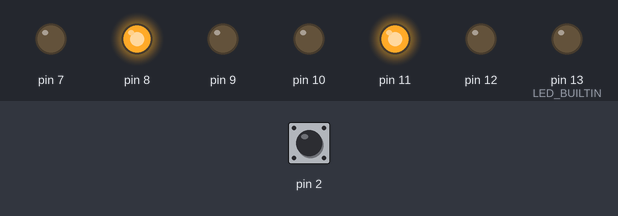
The sketch below on a simulated Arduino Uno, built with avr-gcc and run on an emulated ATmega328P. Shown: output pins drawn as LEDs (lit = HIGH). Inputs (shaded band) come from the test bench; at power-on: pin 2 HIGH. EEPROM starts erased. At 0.1 s the program stops and its outputs stay as they are.

Above: at 0.1 s.
Timing chart, 0 to 1.6 s (numbered marks = the images above):
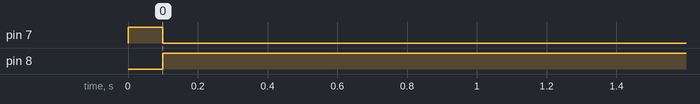

Measured:
- by itself, pin 7: HIGH → LOW at 0.10 s
- by itself, pin 8: LOW → HIGH at 0.10 s

The sketch:

shuttle.ino
```cpp
#include "LEDFlasher.h"
#include "SwitchEvent.h"
#include "settingsADC.h"
#include "storeEEPROM.h"#
#include "ShuttleStateMachine.h"
LEDFlasher builtinLED(LED_BUILTIN);
SwitchEvent pushSwitch(2);
SettingsADC sADC(A0);
struct EE_Entry EEData;
ShuttleStateMachine sm;

void setup() {
  // put your setup code here, to run once:
  detectorBegin();
  pwmSetup();
  EEData = storeEEPROM::read();
  if (EEData.magic != EXPECTEDMAGIC) {
    storeEEPROM::init();
    EEData = storeEEPROM::read();
  }
  Serial.println("Starting");
}


void loop() {
  // put your main code here, to run repeatedly:
  static int idx = 0;

  if (pushSwitch.poll()) {
    if (pushSwitch.pressDuration >= PRESS_DEBOUNCE && pushSwitch.pressDuration < PRESS_LONG) {
      idx++;
      if (idx > 3) idx = 0;
      if (pushSwitch.pressDuration > PRESS_LONG) idx = 0;
      builtinLED.reset();
    }
    if (pushSwitch.pressDuration >= PRESS_LONG) {
      EEData.maxSpeed = sADC.maxSpeed;
      EEData.speedChange_ms = sADC.speedChange_ms;
      EEData.stopDelay = sADC.stopDelay;
      EEData.magic = EXPECTEDMAGIC;
      storeEEPROM::write(EEData);
      idx = 0;
      builtinLED.reset();
    }
  }
  builtinLED.run(idx,pushSwitch.preemptDuration>=PRESS_LONG);
  sADC.update(idx, EEData);
  sm.update(sADC,detectorCheck(sm.activeDetector));

  RunMotor(sm.direction,sm.speed);
  overCurrentShutdown();
}
```

LEDFlasher.cpp
```cpp
#include "LEDFlasher.h"
#include <Arduino.h>

LEDFlasher::LEDFlasher(int pin) {
  pinMode(pin, OUTPUT);
  _pin = pin;
  LEDFlasher::reset();
}

LEDFlasher::~LEDFlasher() {
}

void LEDFlasher::reset() {
  digitalWrite(_pin, LOW);
  _cycleStartms = millis();
}

void LEDFlasher::run(int c, bool ledOverride) {
  unsigned long cycleTime;
  unsigned int subCycle;
  if (ledOverride) {
    digitalWrite(_pin, HIGH);
  } else {
    cycleTime = millis() - _cycleStartms;
    if (cycleTime > CYCLE) _cycleStartms += CYCLE;
    subCycle = cycleTime >> SUBCYCLESHIFT;
    if (subCycle < 2 * c) digitalWrite(_pin, subCycle & 0b1);
    else digitalWrite(_pin, LOW);
  }
}
```

LEDFlasher.h
```cpp
#ifndef LEDFLASHER_H
#define LEDFLASHER_H
#define CYCLE 2048
#define SUBCYCLESHIFT 7
class LEDFlasher
{
  public:
  LEDFlasher( int pin);
  ~LEDFlasher();
  void run(int value,bool ledOverride);
  void reset();
  private:
  unsigned long _cycleStartms;
  unsigned int _pin;
};
#endif
```

ShuttleStateMachine.cpp
```cpp
#include "ShuttleStateMachine.h"
#include "Arduino.h"

ShuttleStateMachine::ShuttleStateMachine()
{
  lastStateChange_ms=millis();
  state=RUN;
  activeDetector=DETBOTH;
  speed=0;
  _speedReached=0;
  direction=false;
}

ShuttleStateMachine::~ShuttleStateMachine()
{

}

void ShuttleStateMachine::update(SettingsADC settings, int det)
{
  long currentStateTime_ms;


  currentStateTime_ms=millis()-lastStateChange_ms;
  switch(state)
  {
    case RUN:
      if (speed<settings.maxSpeed)
      {
        speed=(float)currentStateTime_ms*(float)settings.speedChange_ms;
      } else speed=settings.maxSpeed;
      // If an active detector fires...
      if (det==1 || det==2)
      {
        state=DECEL;
        lastStateChange_ms=millis();
        if (det==1) activeDetector=DET2; else activeDetector=DET1;
        _speedReached=speed;
      }
      break;
    case DECEL:
      if (speed>0)
      {
        speed=_speedReached-((float)currentStateTime_ms*(float)settings.speedChange_ms);
      }
      else
      {
        speed=0;
        state=STOP;
        lastStateChange_ms=millis();
      }
      break;
      case STOP:
      {
        speed=0;
        if (currentStateTime_ms>=settings.stopDelay)
        {
          direction=!direction;
          state=RUN;
          lastStateChange_ms=millis();
        }
        break;
      }
      default:
      break;
  }
}
```

ShuttleStateMachine.h
```cpp
#ifndef SHUTTLESMH
#define SHUTTLESMH
#include "settingsADC.h"
#define RUN 0
#define DECEL 1
#define STOP 2

#define DETNONE 0
#define DET1 1
#define DET2 2
#define DETBOTH 3

class ShuttleStateMachine {
public:
  ShuttleStateMachine();
  ~ShuttleStateMachine();
  void update(SettingsADC settings,int det);
  int speed;
  bool direction;
  int activeDetector;
private:
  int state;
  long lastStateChange_ms;
  int _speedReached;
};
#endif
```

SwitchEvent.cpp
```cpp
#include "SwitchEvent.h"
#include <Arduino.h>

SwitchEvent::SwitchEvent(int pin)
{
  _pin=pin;
  pinMode(pin,INPUT_PULLUP);
}

SwitchEvent::~SwitchEvent()
{

}

bool SwitchEvent::poll()
{
  switchState=!digitalRead(_pin);
  if (switchState==LOW && lastSwitchState==HIGH) eventType=EVENT_FALLING;
  if (switchState==HIGH && lastSwitchState==LOW) eventType=EVENT_RISING;
  if (switchState==lastSwitchState) eventType=EVENT_NONE;
  lastSwitchState=switchState;

  if (eventType==EVENT_RISING) { downTime=millis(); }
  if (switchState==HIGH) {preemptDuration = millis()-downTime; }
  if (eventType==EVENT_FALLING)
  {
    pressDuration=millis()-downTime;
    preemptDuration=0;
    return(true);
  }
  else return false;
}
```

SwitchEvent.h
```cpp
#ifndef SWITCHEVENTH
#define SWITCHEVENTH
#define EVENT_NONE 0
#define EVENT_RISING 1
#define EVENT_FALLING 2
#define PRESS_DEBOUNCE 50
#define PRESS_LONG 2000
#include <Arduino.h>


class SwitchEvent
{
  public:
  SwitchEvent(int);
  ~SwitchEvent();
  bool poll();
  unsigned long pressDuration=0;
  unsigned long preemptDuration=0;
  uint8_t eventType=EVENT_NONE;
  uint8_t switchState=LOW;

  private:
  uint8_t lastSwitchState;
  unsigned long downTime;
  int _pin;
};
#endif
```

analogIO.h
```cpp
bool checkCurrentLimit(int pin, int stLim, int ltLim, int countMax);


//Threshold for limiting current
//Eg for 3A limit, 0.1 ohm Rsense, Vlimit=0.3v
//Assuming 5v Nano supply, 10 bit ADC
//Threshhold = (0.3/5)*1024 = 61.44
// These are now set in EEPROM
#define RSENSE 0.25
// Ohms law
#define CUR0_5A  (int)(0.5*(1024.0/5.0)*RSENSE)
#define CUR1_0A  (int)(1.0*(1024.0/5.0)*RSENSE)
#define CUR1_5A  (int)(1.5*(1024.0/5.0)*RSENSE)
#define CUR2_0A  (int)(2.0*(1024.0/5.0)*RSENSE)
#define CUR2_5A  (int)(2.5*(1024.0/5.0)*RSENSE)
#define CUR3_0A  (int)(3.0*(1024.0/5.0)*RSENSE)
#define CUR3_5A  (int)(3.5*(1024.0/5.0)*RSENSE)
#define CUR4_0A  (int)(4.0*(1024.0/5.0)*RSENSE)
#define CUR4_5A  (int)(4.5*(1024.0/5.0)*RSENSE)
#define CUR5_0A  (int)(5.0*(1024.0/5.0)*RSENSE)
#define CUR5_5A  (int)(5.5*(1024.0/5.0)*RSENSE)
#define CUR6_0A  (int)(6.0*(1024.0/5.0)*RSENSE)
#define CUR6_5A  (int)(6.5*(1024.0/5.0)*RSENSE)
#define CUR7_0A  (int)(7.0*(1024.0/5.0)*RSENSE)
#define CUR7_5A  (int)(7.5*(1024.0/5.0)*RSENSE)
#define CUR8_0A  (int)(8.0*(1024.0/5.0)*RSENSE)
#define CUR8_5A  (int)(8.5*(1024.0/5.0)*RSENSE)
#define CUR9_0A  (int)(9.0*(1024.0/5.0)*RSENSE)
```

analogIO.ino
```cpp
#include "analogIO.h"

#define ST_LIM CUR9_0A
#define LT_LIM CUR6_0A
#define LT_SAMPLES 100


void overCurrentShutdown()
{
if (checkCurrentLimit(A3,ST_LIM,LT_LIM,LT_SAMPLES))
{
  RunMotor(false,0);
  while(true) ; // Loop forever with motor off, will need a reset
 }
return;
}

bool checkCurrentLimit(int pin, int stLim, int ltLim, int countMax)
{
  int iVal;
  static int count=0;
  bool res;

  iVal=analogRead(pin);

  if (iVal<=stLim) res=false; else res=true;
  if (iVal<=ltLim) count=0;
  if (!res)
    {
      if (iVal>ltLim) count++;
      if (count>countMax) res=true;
    }
  //traceCurrentMeas(iVal);
  return(res);
}

void analogSetup() {
  // put your setup code here, to run once:
  analogReference(DEFAULT);
  pinMode(A3,INPUT);
}
```

detector.ino
```cpp
#include "Arduino.h"
#include "ShuttleStateMachine.h"
#define DETTRANSITIONS 10
#define DETTHRESH 500
void detectorBegin() {
  analogReference(DEFAULT);
  pinMode(A1, INPUT);
  pinMode(A2, INPUT);
  pinMode(8, OUTPUT);
  pinMode(7, OUTPUT);
  digitalWrite(7, HIGH);
  digitalWrite(8, LOW);
}

int detectorCheck(int activeDetector) {
  static unsigned int history1L[DETTRANSITIONS] = { 1023, 1023, 1023, 1023, 1023, 1023, 1023, 1023, 1023, 1023 };
  static unsigned int history2L[DETTRANSITIONS] = { 1023, 1023, 1023, 1023, 1023, 1023, 1023, 1023, 1023, 1023 };
  static unsigned int history1H[DETTRANSITIONS] = { 0, 0, 0, 0, 0, 0, 0, 0, 0 };
  static unsigned int history2H[DETTRANSITIONS] = { 0, 0, 0, 0, 0, 0, 0, 0, 0 };
  int a1,a2;
  static int idx1L = 0, idx1H = 0, idx2L = 0, idx2H = 0;
  static long lastTime = 0;
  static uint8_t out1 = 0, out2 = 1;
  long sum1L = 1, sum1H = 0, sum2L = 1, sum2H = 0;
  long res1, res2;

  if (millis() == lastTime) return (DETNONE);
  lastTime = millis();
  // Read the inputs

a1=analogRead(A1);
a2=analogRead(A2);


  if (out1==0) {history1L[idx1L++] = a1;} else {history1H[idx1H++]=a1;}
  if (out2==0) {history2L[idx2L++]=a2;} else {history2H[idx2H++]=a2;}

  if (idx1L>=DETTRANSITIONS) idx1L=0;
  if (idx1H>=DETTRANSITIONS) idx1H=0;
  if (idx2L>=DETTRANSITIONS) idx2L=0;
  if (idx2H>=DETTRANSITIONS) idx2H=0;
  if (out1==0) out1=1; else out1=0;
  if (out2==0) out2=1; else out2=0;
  digitalWrite(8,out1);
  digitalWrite(7,out2);

 // Detection logic
sum1L=0;
sum2L=0;
sum1H=0;
sum2H=0;
 for (int i=0;i<DETTRANSITIONS;i++)
 {
      sum1L = sum1L + history1L[i];
      sum1H = sum1H + history1H[i];
      sum2L = sum2L + history2L[i];
      sum2H = sum2H + history2H[i];
 }
res1=sum1H-sum1L;
res2=sum2H-sum2L;

if (activeDetector==DETBOTH)
{
      if (res1 >= DETTHRESH) return (DET1);
      if (res2 >= DETTHRESH) return (DET2);
}
if (activeDetector==DET1)
{
      if (res1 >= DETTHRESH) return (DET1);
}
if (activeDetector==DET2)
{
      if (res2 >= DETTHRESH) return (DET2);
}
return(DETNONE);
}
```

pwm_functions.ino
```cpp
void analogWriteVarF(byte pin, byte percent)
{
    unsigned int value;
    value = ((unsigned long)ICR1 * (unsigned long)percent) / 99UL;


    switch (pin) {
        case 9:
            OCR1A = value;
            break;
        case 10:
            OCR1B = value;
            break;
        default:
            // no other pin will work
            break;
    }
}

void set_freq(unsigned int freq, unsigned int ps)
{
  unsigned int val;
  val = (unsigned int)(16000000UL/((unsigned long)freq*(unsigned long)ps));
  ICR1 = val-1;
  Serial.print("PWM freq:");
  Serial.println(freq);

}

void RunMotor(bool direction, byte speed)
{
  static byte TCCR1Ashadow = _BV(COM1A1) | _BV(WGM11);
  static bool old_dir=true;
  static bool init=false;

  //traceRunMotor(direction,speed);

  if (old_dir!=direction || !init) // To avoid glitch if direction doesn't change as this will switch all MOSFETS off
  {
    init=true;
    // First everything off, carefully
    analogWriteVarF(9, 0); // Speed 0 FWD
    analogWriteVarF(10, 0);// Speed 0 FWD
    delay(50); // 50ms delay for safety

        digitalWrite(9,LOW); // OC1A = fwd PWM
        digitalWrite(10,LOW); // OC1B = rev PWM
        digitalWrite(11,HIGH);
        digitalWrite(12,HIGH);

        TCCR1A = _BV(WGM11);

        if (direction)
          {
            TCCR1Ashadow = _BV(COM1A1) | _BV(WGM11);
            digitalWrite(11,LOW); digitalWrite(12,HIGH);
          }
          else
          {
            TCCR1Ashadow = _BV(COM1B1)  | _BV(WGM11);
            digitalWrite(11,HIGH); digitalWrite(12,LOW);
          }
          old_dir=direction;
          TCCR1A = _BV(WGM11);
          //analogWriteVarF(9, 0);
          //analogWriteVarF(10, 0);
  } else
    {
    if (speed==0) TCCR1A = _BV(WGM11); else
      {
      TCCR1A = TCCR1Ashadow;
      analogWriteVarF(9, speed);
      analogWriteVarF(10, speed);
      }
    }
}


void pwmSetup()
{

    // Configure Timer 1 for PWM
  // Output is on OC1A (FWD) to begin with
  // Mode is 14 (fast PWM with TOP in ICR1)
  // Prescaler is 8
  // (giving maxfreq ~= 16000000/(50*8) = 40kHz (2% resolution in speed setting)
  // Min freq = 16000000/(65536*8) = 30Hz (16 bit ICR1)

    TCCR1A = 0;           // undo the configuration done by...
    TCCR1B = 0;           // ...the Arduino core library
    TCNT1  = 0;           // reset timer
    TCCR1A = _BV(COM1A1)  // non-inverted PWM on ch. A, fwd by default
           | _BV(WGM11);  // mode 14: fast PWM, TOP = ICR1
    TCCR1B = _BV(WGM13)   // ditto
     | _BV(WGM12)
           | _BV(CS11);   // prescaler = 8
    set_freq(4000,8); //8 kHz PWM with prescaler = 8 gives ICR1=124 (clk=8e6 /(ps=8 * frq=8000))-1

    // Set the PWM pins as output.
    pinMode( 9, OUTPUT);
    pinMode(10, OUTPUT);
    pinMode( 11, OUTPUT);
    pinMode(12, OUTPUT);
    pinMode(13, OUTPUT);

    RunMotor(false,0);
}
```

storeEEPROM.cpp
```cpp
#include "storeEEPROM.h"
#include <EEPROM.h>

void storeEEPROM::init()
{
  struct EE_Entry toStore;
  toStore.magic=EXPECTEDMAGIC;
  toStore.maxSpeed=50; // 50% default for max speed
  toStore.speedChange_ms=0.05; // Ramp up to 50% in 1 second (0.05*1000 = 50)
  toStore.stopDelay=10000; // 10 Seconds stop delay
  write(toStore);
}

struct EE_Entry storeEEPROM::read()
{
  struct EE_Entry fromStore;
  EEPROM.get(ADDR,fromStore);
  return(fromStore);
}

void storeEEPROM::write(struct EE_Entry toEEPROM)
{
  EEPROM.put(ADDR,toEEPROM);
}
```

storeEEPROM.h
```cpp
#ifndef STOREEEPROM_H
#define STOREEEPROM_H
#define ADDR 0
#define EXPECTEDMAGIC 0xabcd1234
struct EE_Entry
{
    unsigned long magic;
    int maxSpeed;
    float speedChange_ms;
    long stopDelay;
};

class storeEEPROM
{
public:
  static void init();
  static struct EE_Entry read();
  static void write(struct EE_Entry toStore);
};
#endif
```

settingsADC.cpp
```cpp
#include "settingsADC.h"
#include "Arduino.h"
#include <math.h>
#include "storeEEPROM.h"

SettingsADC::SettingsADC(int pin)
{
  _pin=pin;
  pinMode(pin,INPUT);
}
void SettingsADC::update(int idx,struct EE_Entry data)
{
  float fADC;
  int iADC;
  iADC=analogRead(_pin);
  fADC=(float)iADC*(1.0/1024.0);
    maxSpeed=data.maxSpeed;
    speedChange_ms=data.speedChange_ms;
    stopDelay=data.stopDelay;
  //Now potentially override one of the settings from EEPROM
  switch(idx)
  {
    case 0:

      break;
    case 1:
      fADC=fADC*100.0;
      maxSpeed=fADC;
      break;
    case 2:
      fADC=5.0-(fADC*4.0); //Time to do the acceleration in seconds
      speedChange_ms=(maxSpeed/(fADC*1000)); //Speed change in 1ms
      break;
    case 3:
      stopDelay=(fADC*240.0)*1000.0; // time to stop for in ms
      break;
  }
}
```

settingsADC.h
```cpp
#ifndef SETTINGSADC_H
#define SETTINGSADC_H
#include "storeEEPROM.h"
class SettingsADC
{
  public:
    void update(int idx,struct EE_Entry data);
    SettingsADC(int pin);
    int maxSpeed;
    float speedChange_ms;
    long stopDelay;
  private:
    int _pin;
};
#endif
```
